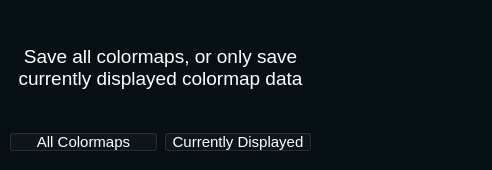
<?xml version="1.0" encoding="UTF-8"?>
<ui version="4.0">
 <class>Form</class>
 <widget class="QWidget" name="Form">
  <property name="geometry">
   <rect>
    <x>0</x>
    <y>0</y>
    <width>492</width>
    <height>170</height>
   </rect>
  </property>
  <property name="windowTitle">
   <string>Save Data</string>
  </property>
  <property name="styleSheet">
   <string notr="true">background: rgb(6,15,19);</string>
  </property>
  <widget class="QWidget" name="gridLayoutWidget">
   <property name="geometry">
    <rect>
     <x>0</x>
     <y>0</y>
     <width>321</width>
     <height>161</height>
    </rect>
   </property>
   <layout class="QGridLayout" name="gridLayout">
    <property name="leftMargin">
     <number>9</number>
    </property>
    <property name="topMargin">
     <number>9</number>
    </property>
    <property name="rightMargin">
     <number>9</number>
    </property>
    <property name="bottomMargin">
     <number>9</number>
    </property>
    <item row="1" column="0">
     <widget class="QPushButton" name="AllData">
      <property name="styleSheet">
       <string notr="true">QPushButton{

            border: 4px solid '#4aa3d1';
            background: '#4aa3d1';
            color: white;
            font-family: 'Helvetica';
            font-size: 15px;
            padding: 0px 0;
            margin-top: 0px
}
QPushButton:hover{
	background: '#173953';
     border: 4px solid '#173953'
}
</string>
      </property>
      <property name="text">
       <string>All Colormaps</string>
      </property>
     </widget>
    </item>
    <item row="1" column="1">
     <widget class="QPushButton" name="CurrentData">
      <property name="styleSheet">
       <string notr="true">QPushButton{

            border: 4px solid '#4aa3d1';
            background: '#4aa3d1';
            color: white;
            font-family: 'Helvetica';
            font-size: 15px;
            padding: 0px 0;
            margin-top: 0px
}
QPushButton:hover{
	background: '#173953';
     border: 4px solid '#173953'
}</string>
      </property>
      <property name="text">
       <string>Currently Displayed</string>
      </property>
     </widget>
    </item>
    <item row="0" column="0" colspan="2">
     <widget class="QLabel" name="label_3">
      <property name="font">
       <font>
        <pointsize>14</pointsize>
       </font>
      </property>
      <property name="styleSheet">
       <string notr="true">color: #FFFFFF</string>
      </property>
      <property name="text">
       <string>Save all colormaps, or only save currently displayed colormap data</string>
      </property>
      <property name="alignment">
       <set>Qt::AlignCenter</set>
      </property>
      <property name="wordWrap">
       <bool>true</bool>
      </property>
     </widget>
    </item>
   </layout>
  </widget>
 </widget>
 <resources/>
 <connections/>
</ui>
